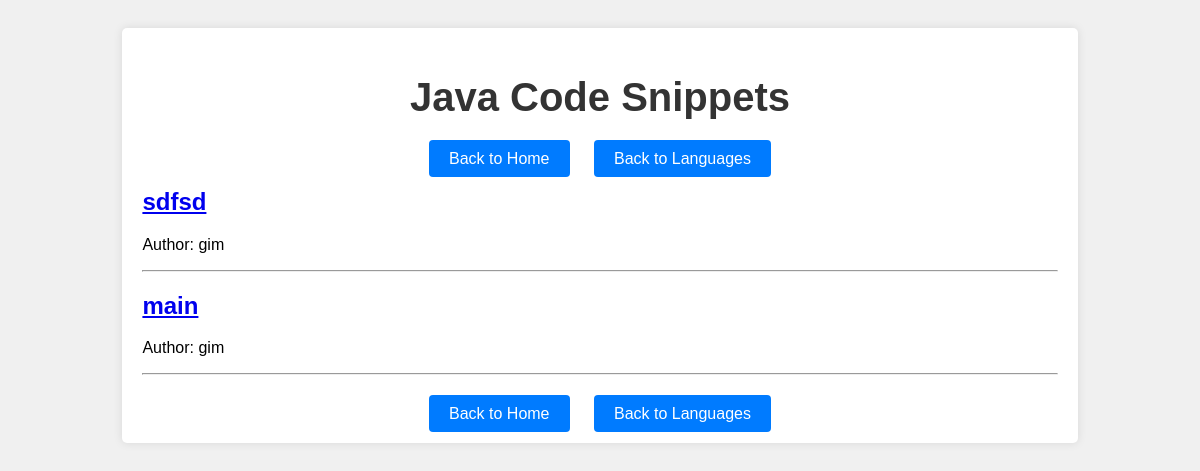
/snippets/languages/java/, run on an earlier commit of the app's database.
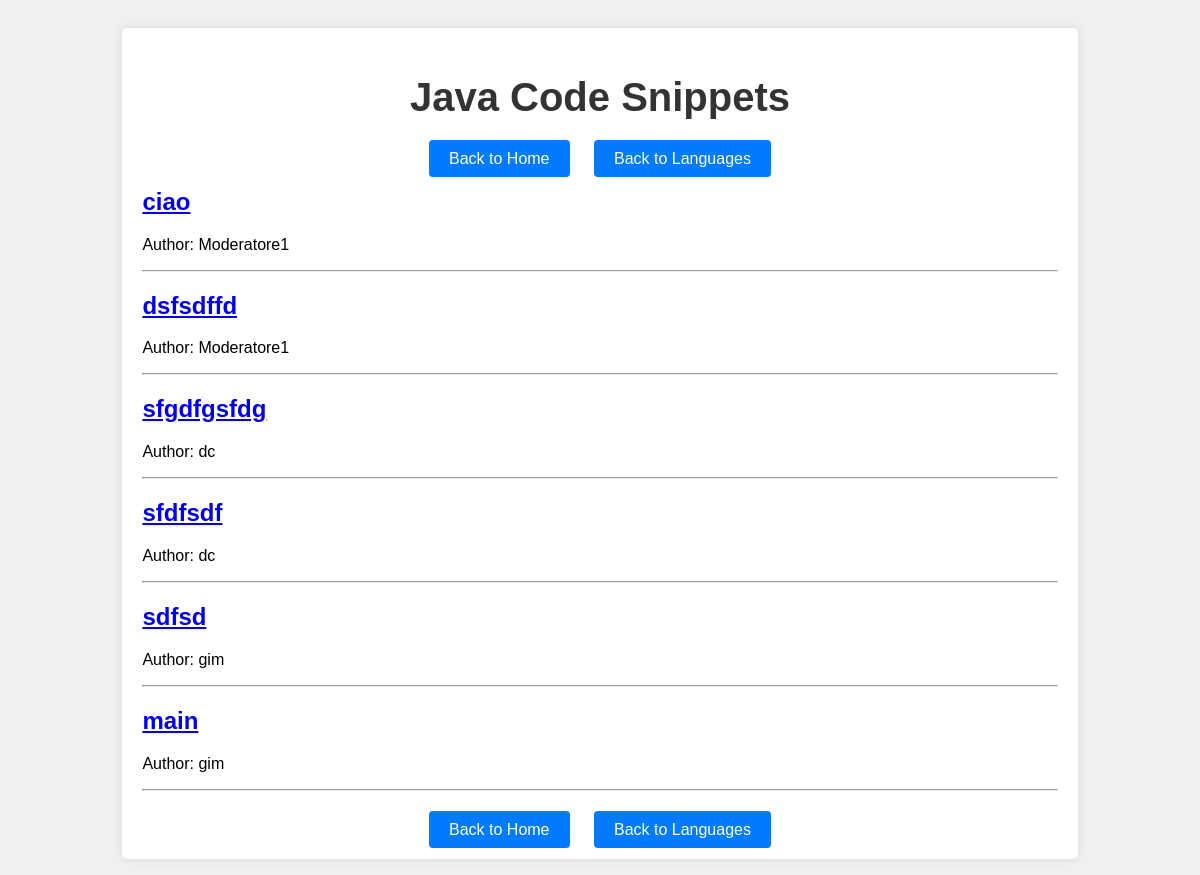
And on a later commit of the database.
### snippets/models.py (models this page shows, shortened)
class Snippet(models.Model):
    title = models.CharField(max_length=255)
    language = models.ForeignKey(Language, related_name='snippets', on_delete=models.CASCADE)
    author = models.ForeignKey(User, related_name='snippets', on_delete=models.CASCADE)
    description = models.TextField()
    description_html = models.TextField(editable=False)
    code = models.TextField()
    highlighted_code = models.TextField(editable=False)
    pub_date = models.DateTimeField(default=timezone.now, editable=False)
    update_date = models.DateTimeField(default=timezone.now, editable=False)
    tags = models.CharField(max_length=255, default='')
    class Meta:
        ordering = ['-pub_date']

### snippets/views/languages.py (the view)
# urls.py: path('languages/<slug:slug>/', LanguageDetailView.as_view(), name='language_detail'),
class LanguageDetailView(DetailView):
    model = Language
    template_name = 'snippets/templates/languages/language_detail.html'
    context_object_name = 'language'
    def get_context_data(self, **kwargs):
        context = super().get_context_data(**kwargs)
        context['snippets'] = self.object.snippets.all()
        return context

### snippets/templates/languages/language_detail.html (shortened to what this page needs)
{% load static %}
<!DOCTYPE html>
<html lang="en">
<head>
    <link rel="stylesheet" href="{% static 'css/snippet_detail.css' %}">
    <link rel="stylesheet" href="{% static 'css/pygments.css' %}">
</head>
<body>
<div class="container">
    <header>
        <h1>{{ language.name }} Code Snippets</h1>
    </header>
    <footer>
        <a href="{% url 'home' %}" class="btn">Back to Home</a>
        <a href="{% url 'language_list' %}" class="btn">Back to Languages</a>
    </footer>
    <main>
        {% for snippet in snippets %}
            <div class="snippet">
                <div class="snippet-title">
                    <h2><a href="{% url 'snippet_detail' snippet.pk %}">{{ snippet.title }}</a></h2>
                </div>
                <div class="snippet-meta">
                    <p>Author: {{ snippet.author }}</p>
                </div>
                <hr>
            </div>
        {% endfor %}
    </main>
    <footer>
        <a href="{% url 'home' %}" class="btn">Back to Home</a>
        <a href="{% url 'language_list' %}" class="btn">Back to Languages</a>
    </footer>
</div>
</body>
</html>

What changed in the data, as far as the page shows it:
added Snippet: title "ciao", author "Moderatore1"
added Snippet: title "dsfsdffd", author "Moderatore1"
added Snippet: title "sfgdfgsfdg", author "dc"
added Snippet: title "sfdfsdf", author "dc"
